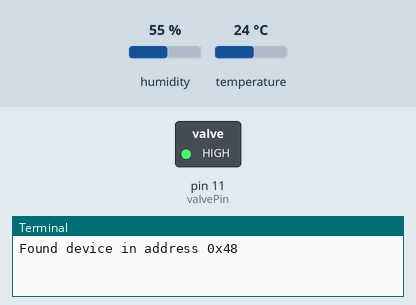
The program below on a simulated Raspberry Pi (header pin numbers). Parts: switched loads named in the program (green lamp = pin HIGH), the last lines printed to the terminal. The inputs (shaded band) are chosen by the test bench; at power-on: humidity 55 %, temperature 24 °C. The clock reads 2024-03-15 10:24:30 at power-on unless the program sets it; requests to the public web service named in the program get a made-up reply in its usual format after 0.4 s (London, UTC, broken clouds, 64 % humidity, 1013 hPa unless stated).

Above: at 0.1 s.
At 0.6 s:
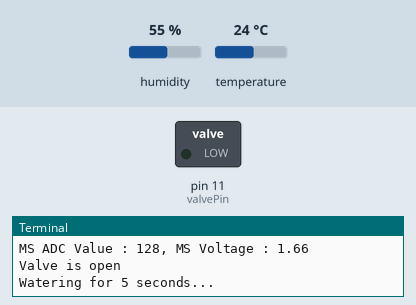
Timing chart, 0 to 7.0 s (numbered marks = the images above):
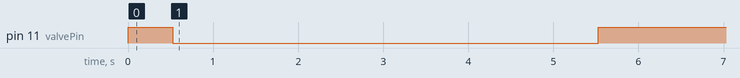

The program:

main.py
```python
import sys
import Adafruit_DHT as dht
import time
from ADCDevice import *
from urllib.request import urlopen
from time import sleep
import RPi.GPIO as GPIO
import datetime

adc = ADCDevice()
valvePin = 11 #define valve pin

# Enter Your API key here
myAPI = '5KJ5TVQRF5NFSEXL'
# URL where we will send the data, Don't change it
baseURL = 'https://api.thingspeak.com/update?api_key=%s' % myAPI


def DHT22_data():

    # Reading from DHT22 and storing the temperature and humidity
    humi, temp = dht.read_retry(dht.DHT22, 4)
    return humi, temp

def setup():
    global adc
    if(adc.detectI2C(0x48)): # Detect the pcf8591.
        adc = PCF8591()
    elif(adc.detectI2C(0x4b)): # Detect the ads7830
        adc = ADS7830()
    else:
        print("No correct I2C address found, \n"
        "Please use command 'i2cdetect -y 1' to check the I2C address! \n"
        "Program Exit. \n");
        exit(-1)

#Valve Setup
GPIO.setmode(GPIO.BOARD)       # use PHYSICAL GPIO Numbering
GPIO.setup(valvePin, GPIO.OUT)   # set the ledPin to OUTPUT mode
GPIO.output(valvePin, GPIO.HIGH) # close the valve

#Set up last water
lastwater = datetime.datetime(2020, 5, 17)

def openvalve():
    global lastwater

    GPIO.output(valvePin, GPIO.LOW) # open the valve
    print('Valve is open')
    print('Watering for 5 seconds...')
    sleep(5)
    GPIO.output(valvePin, GPIO.HIGH) # close the valve
    print('Valve is closed now')

    lastwater = datetime.datetime.now() # Flag to check against.

def checkwater():

    now = datetime.datetime.now() #Get the current time
    watertimedifference = now-lastwater #Get the difference since the last water
    minutes = watertimedifference.total_seconds() / 60 #Convert the difference to minutes

    if int(MSpercentage) < 70 and minutes > 30: #Check if plants should be watered
        openvalve()
    else:
        print('Does not need to be watered')

def destroy():
    GPIO.cleanup()                      # Release all GPIO

while True:
    try:
        setup()
        # Read Humidity and temperature
        humi, temp = DHT22_data()
        # If Reading is valid
        if isinstance(humi, float) and isinstance(temp, float):
            # Formatting to two decimal places
            humi = '%.2f' % humi
            temp = '%.2f' % temp

            #Read value from LDR
            lightValue = adc.analogRead(0)    # read the ADC value of channel 0
            LDRvoltage = lightValue / 255.0 * 3.3  # calculate the voltage value
            print ('LDR ADC Value : %d, LDR Voltage : %.2f'%(lightValue,LDRvoltage))
            #Read value from Moisture Sensor
            moistureValue = adc.analogRead(1)    # read the ADC value of channel 1
            MSvoltage = moistureValue / 255.0 * 3.3  # calculate the voltage value
            print ('MS ADC Value : %d, MS Voltage : %.2f'%(moistureValue,MSvoltage))

            LDRpercentage = 100 - (lightValue / 254) * 100
            MSpercentage = ((moistureValue / 195) * 100)

            checkwater()

            LDRpercentage = '%.2f' % LDRpercentage
            MSpercentage = '%.2f' % MSpercentage

            print(temp, humi, moistureValue, lightValue)
            # Sending the data to thingspeak
            conn = urlopen(baseURL + '&field1=%s&field2=%s&field3=%s&field4=%s' %
                        (temp, humi, MSpercentage, LDRpercentage))
            print(conn.read())
            # Closing the connection
            conn.close()
        else:
            print ('Error')
        # DHT22 requires 2 seconds to give a reading, so make sure to add delay of above 2 seconds.
        print('Waiting for 5 minutes...')
        sleep(300)


    except:
            destroy()
            raise Exception()
            break
```

Measured:
- by itself, pin 11 (valvePin): HIGH → LOW at 0.53 s, → HIGH 5.0 s later
